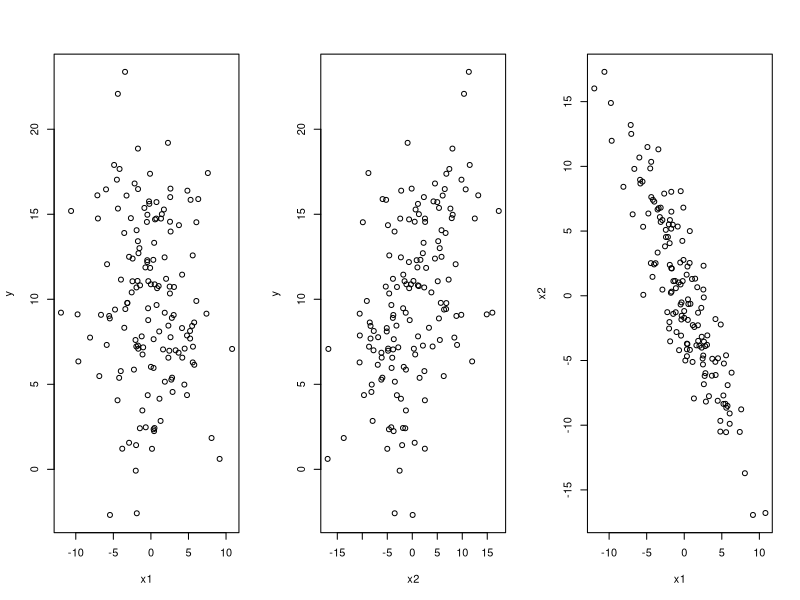
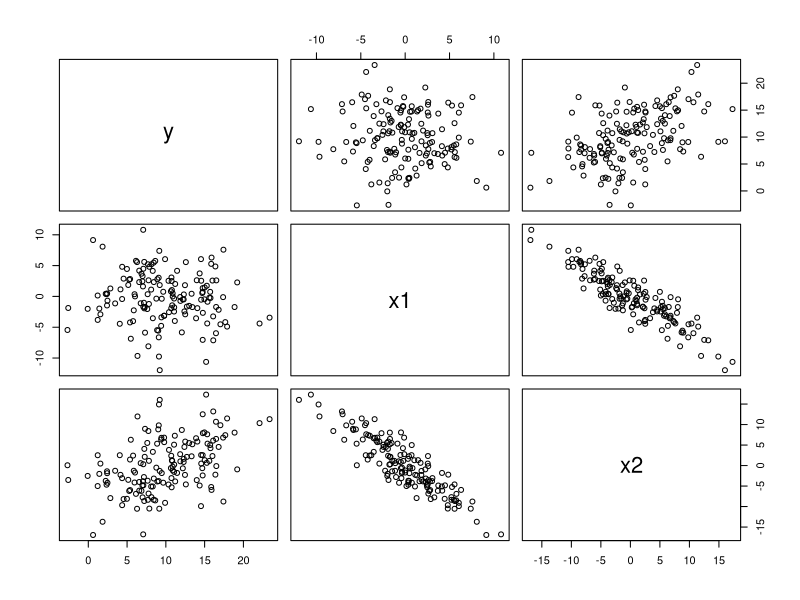

R code for these plots, in order:
# Defining seed for reproducibility
set.seed(42)

x1 = rnorm(150,0,4)
x2 = -1.5*x1+rnorm(150, 0, 3)
y = 10+2*x1+1.5*x2+rnorm(150,0,3)
par(mfrow=c(1,3))
plot(x1,y); plot(x2,y); plot(x1,x2)

cor(x1, y)
cor(x2, y)
cor(x1, x2)

x = cbind(x1, x2)
fit = lm(y~x); summary(fit)

summary(fit)

# Linear model for each variable
fit1 = lm(y~x1); summary(fit1)
fit2 = lm(y~x2); summary(fit2)

pairs(cbind(y,x))
